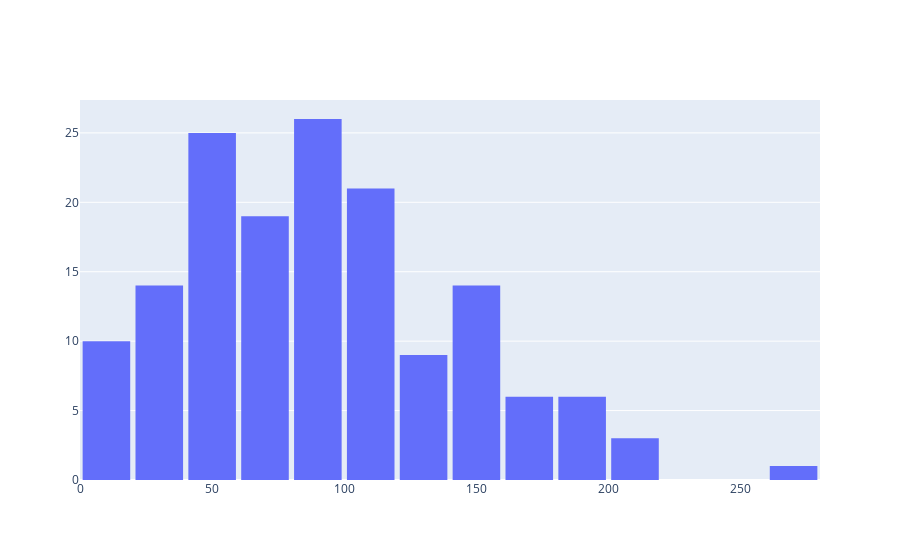

Here is the notebook cell this chart was saved with:
### Markdown cell above
## Histogram

### Code cell
hist = go.Histogram(x=data['Auckland'])
fig = go.Figure(hist)
fig.update_layout(bargap=0.1)
fig.show()

### Figure 1 — Plotly figure (JSON) as saved in the notebook; plotly's stock layout.template omitted (floating-point values rounded to 4 significant figures; data arrays with more than 128 entries replaced by an {"elided": "..."} marker saying what was removed)
{"data": [{"type": "histogram", "x": {"elided": "154 float values"}}], "layout": {"bargap": 0.1}}
